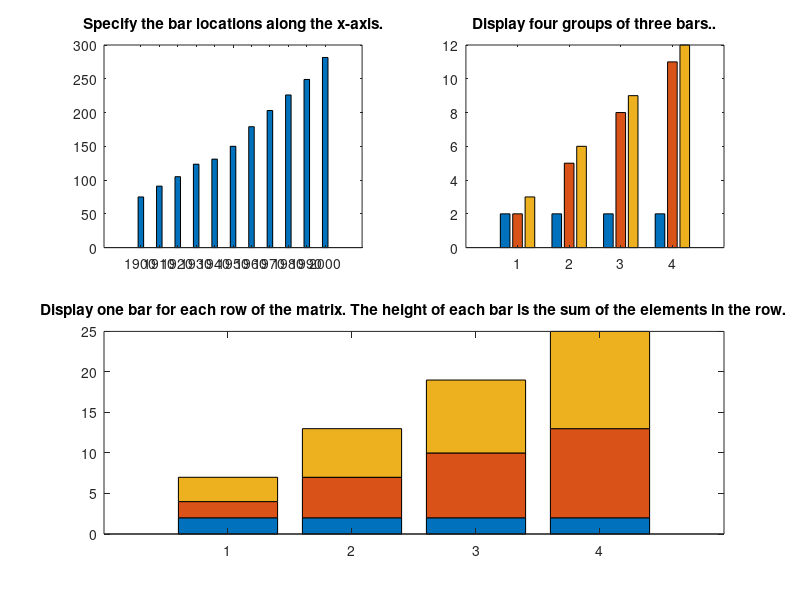
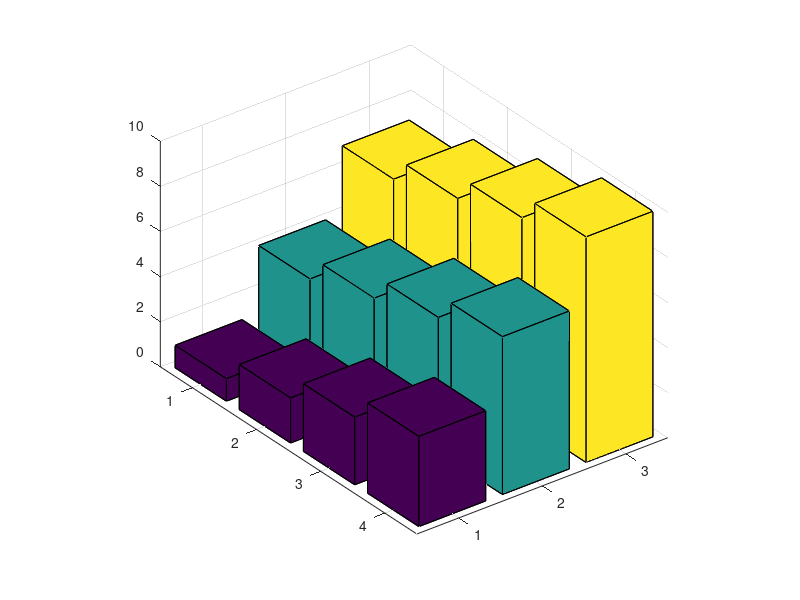

The MATLAB script that drew these images, in order:
#{
eton@240119 learn all diagrams in matlab:Doc15.2 High-Level Plotting
- plot;
- mesh, surf;
- image, imagesc;
- stem (in xcorr);
- bar, bar3( Bar graph);
- polarplot, polarscatter;
#}
clearvars;
pkg load image;
pkg load signal;

#{
##########################{mesh , surf}##################
############
## mesh: mesh(X,Y,Z) creates a mesh plot, which is a three-dimensional surface that has solid edge colors and no face colors.
############
[X,Y] = meshgrid(-8:.5:8);
R = sqrt(X.^2 + Y.^2) + eps;
Z = sin(R)./R;
figure("Name", "Mesh");mesh(X,Y,Z);colorbar;
xlabel('X')
ylabel('Y')
zlabel('Z')
############
##surf: surf(X,Y,Z) creates a three-dimensional surface plot, which is a three-dimensional surface that has solid edge colors and solid face colors.
############
figure("Name", "surf");surf(X,Y,Z);colorbar;
#}

#{
#########################{plot, plot3}#################
############
##plot3:
############

figure("Name", "subplot-plot3");
t = 0:pi/20:10*pi;
xt1 = sin(t);
yt1 = cos(t);
#tiledlayout(1,2), replaces by subplot(2, 1, 1);
% Left plot
subplotIdx=1;
ax1 = subplot(1, 2, subplotIdx++);
plot3(ax1,xt1,yt1,t)
xlabel('X')
ylabel('Y')
zlabel('Z')

% Right plot
ax2 = subplot(1, 2, subplotIdx++);
plot3(ax2,xt1,yt1,t)
xlabel('X')
ylabel('Y')
zlabel('Z')

view(ax2,[90 0]);
############
##plot:
############
figure("Name", "subplot-plot");

subplot(2,2,1);
x = linspace(-3.8,3.8);
y_cos = cos(x);
plot(x,y_cos);
title('Subplot 1: Cosine')

subplot(2,2,2);
y_poly = 1 - x.^2./2 + x.^4./24;
plot(x,y_poly,'g');
title('Subplot 2: Polynomial')

subplot(2,2,[3,4]);
plot(x,y_cos,'b',x,y_poly,'g');
title('Subplot 3 and 4: Both');
legend('cos', 'poly');#in position sequence match;
#}
#########################{bar, bar3}#################
############
##bar:
############
figure("Name", "Bar graph");
x = 1900:10:2000;
y = [75 91 105 123.5 131 150 179 203 226 249 281.5];
bar_width=0.3;
subplot(2,2,1);
bar(x,y, bar_width);title('Specify the bar locations along the x-axis.');
#figure("Name", "groups Bar graph");
subplot(2,2,2);
y2 = [2 2 3; 2 5 6; 2 8 9; 2 11 12];
bar(y2);title('Display four groups of three bars..');
subplot(2,2,[3,4]);
y = [2 2 3; 2 5 6; 2 8 9; 2 11 12];
bar(y,'stacked');title('Display one bar for each row of the matrix. The height of each bar is the sum of the elements in the row.');
############
##bar3:
############
figure("Name", "Bar3 graph");
z = [1 4 7; 2 5 8; 3 6 9; 4 7 10];
bar3(z);
return;


